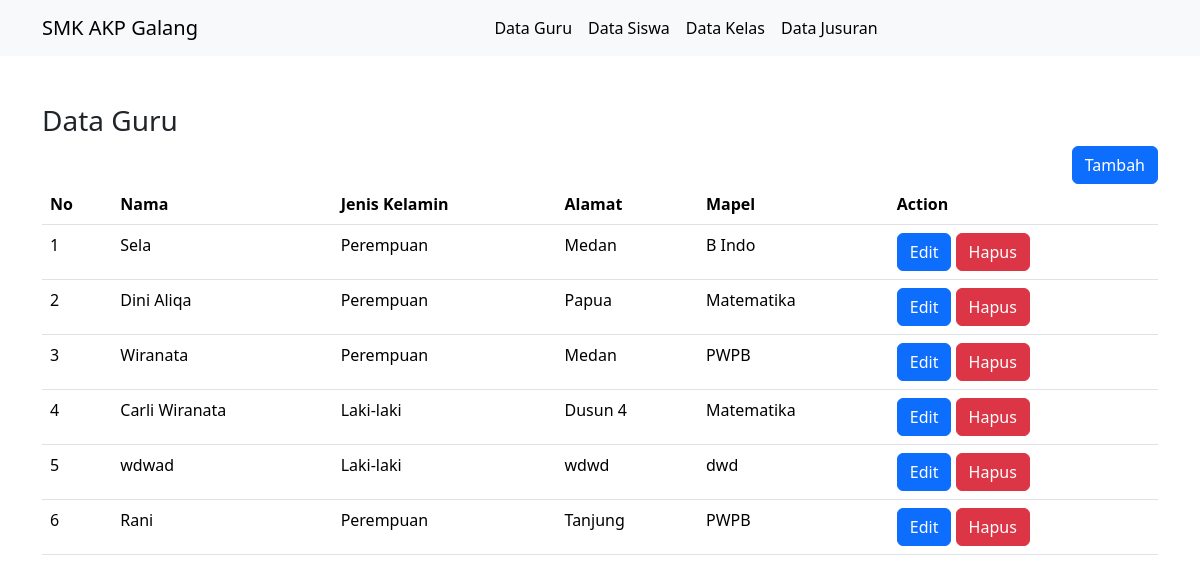
Screenshot of /guru.php with the database file from the repository.
### tables this page shows
CREATE TABLE `tb_guru` (
  `id_guru` int(11) NOT NULL,
  `nama_guru` varchar(100) NOT NULL,
  `jenis_kelamin` enum('Laki-laki','Perempuan') NOT NULL,
  `alamat` text NOT NULL,
  `mapel` varchar(50) NOT NULL
);

### guru.php (the view)
<?php
include 'config/koneksi.php';
include 'templates/header.php';
include 'templates/navbar.php';
$result = mysqli_query($koneksi, "SELECT * FROM tb_guru");
?>
<div class="container mt-5">
    <h3>Data Guru</h3>
    <a href="tambahguru.php" class="btn btn-primary float-end">Tambah</a>
    <table class="table">
        <thead>
            <tr>
                <th>No</th>
                <th>Nama</th>
                <th>Jenis Kelamin</th>
                <th>Alamat</th>
                <th>Mapel</th>
                <th>Action</th>
            </tr>
        </thead>
        <tbody>
            <?php $a = 1;
            while ($row = mysqli_fetch_assoc($result)) : ?>
                <tr>
                    <td><?= $a ?></td>
                    <td><?= $row['nama_guru'] ?></td>
                    <td><?= $row['jenis_kelamin']  ?></td>
                    <td><?= $row['alamat'] ?></td>
                    <td><?= $row['mapel'] ?></td>
                    <td>
                        <a href="editguru.php?id_guru=<?= $row['id_guru'] ?>" class="btn btn-primary">Edit</a>
                        <a href="hapusguru.php?id_guru=<?= $row['id_guru'] ?>" onclick="return confirm('Apakah anda yakin ingin menghapus data guru ini?')" class="btn btn-danger">Hapus</a>
                    </td>
                </tr>
                <?php $a++ ?>
            <?php endwhile ?>
        </tbody>
    </table>
</div>
<?php
include 'templates/footer.php';
?>

### templates/header.php (shortened to what this page needs)
<!doctype html>
<html lang="en">
<head>
    <link href="https://cdn.jsdelivr.net/npm/bootstrap@5.3.2/dist/css/bootstrap.min.css" rel="stylesheet">
</head>

### templates/navbar.php (shortened to what this page needs)
<body>
    <nav class="navbar navbar-expand-lg bg-body-tertiary">
        <div class="container">
            <a class="navbar-brand" href="index.php">SMK AKP Galang</a>
            <div class="collapse navbar-collapse" id="navbarSupportedContent">
                <ul class="navbar-nav mx-auto mb-2 mb-lg-0">
                    <li class="nav-item">
                        <a class="nav-link active" aria-current="page" href="guru.php">Data Guru</a>
                    </li>
                    <li class="nav-item">
                        <a class="nav-link active" aria-current="page" href="siswa.php">Data Siswa</a>
                    </li>
                    <li class="nav-item">
                        <a class="nav-link active" aria-current="page" href="kelas.php">Data Kelas</a>
                    </li>
                    <li class="nav-item">
                        <a class="nav-link active" aria-current="page" href="jurusan.php">Data Jusuran</a>
                    </li>
                </ul>
            </div>
        </div>
    </nav>

### templates/footer.php (shortened to what this page needs)
</body>
</html>

### rows the page displays
tb_guru: nama_guru "Sela", jenis_kelamin "Perempuan", alamat "Medan", mapel "B Indo"
tb_guru: nama_guru "Dini Aliqa", jenis_kelamin "Perempuan", alamat "Papua", mapel "Matematika"
tb_guru: nama_guru "Wiranata", jenis_kelamin "Perempuan", alamat "Medan", mapel "PWPB"
tb_guru: nama_guru "Carli Wiranata", jenis_kelamin "Laki-laki", alamat "Dusun 4", mapel "Matematika"
tb_guru: nama_guru "wdwad", jenis_kelamin "Laki-laki", alamat "wdwd", mapel "dwd"
tb_guru: nama_guru "Rani", jenis_kelamin "Perempuan", alamat "Tanjung", mapel "PWPB"
